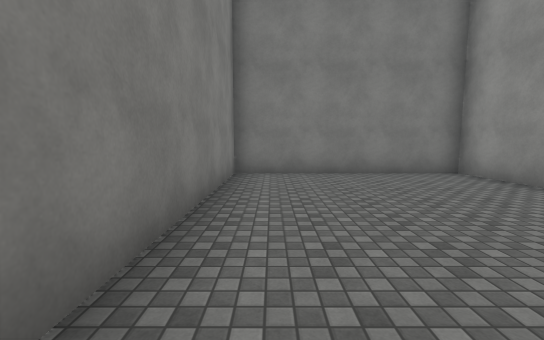
View 1 (above)

24 first-person views from a walk through a scene from a Unity 3-D project. The camera is 1.5 m above the floor, tilts 6° down and sees 90° across. The floor is counted in squares, 2 m on a side. Each view is taken from the middle of a square. On the plan, view 1 faces up. The plan holds only what a view shows up to about 10 squares ahead; the rest is blank. The place goes on beyond the plan. The player character is not drawn. Surface patterns are stand-ins for the level's own textures.

View 2
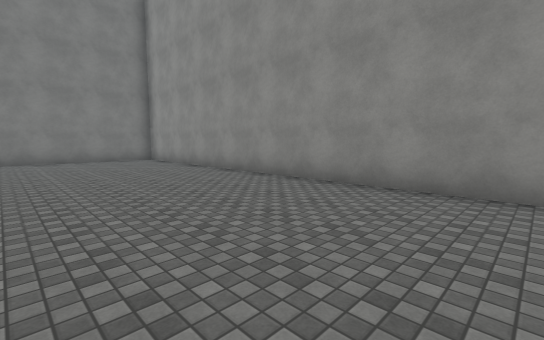

View 3
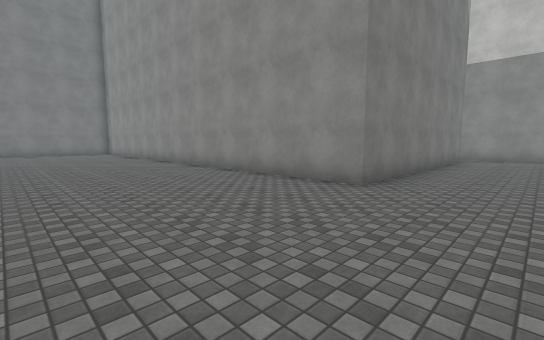

View 4
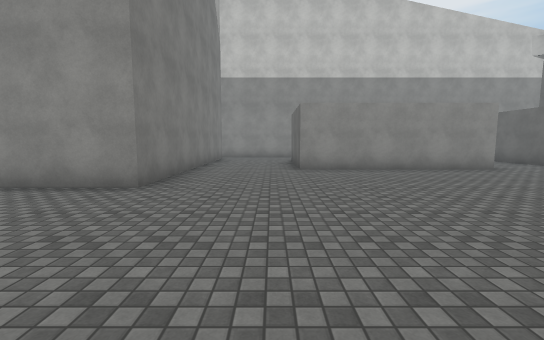

View 5
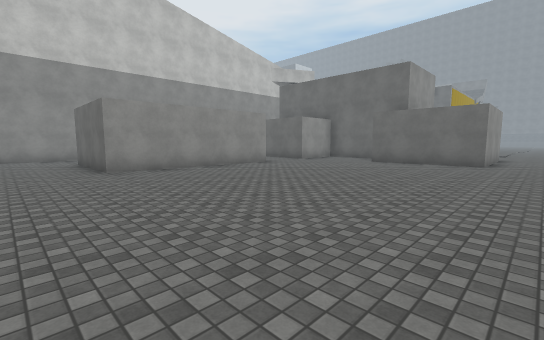

View 6
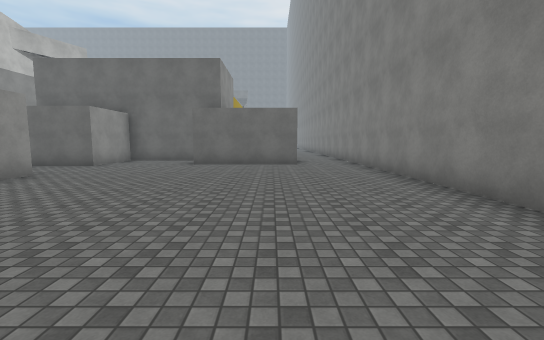

View 7
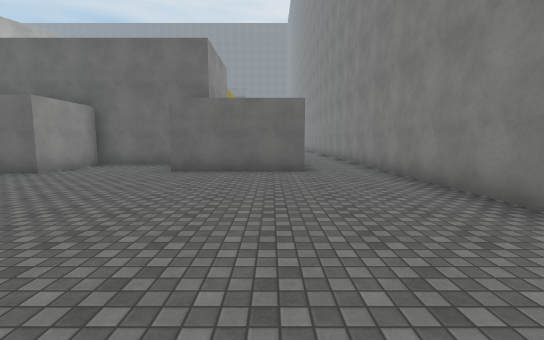

View 8
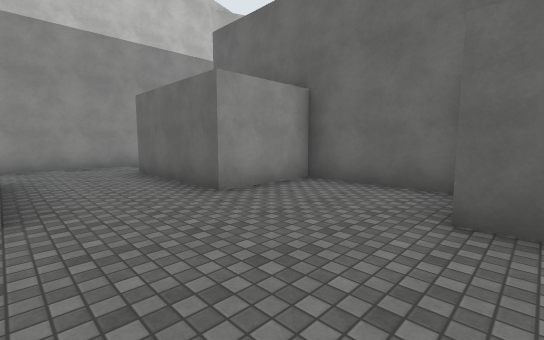

View 9
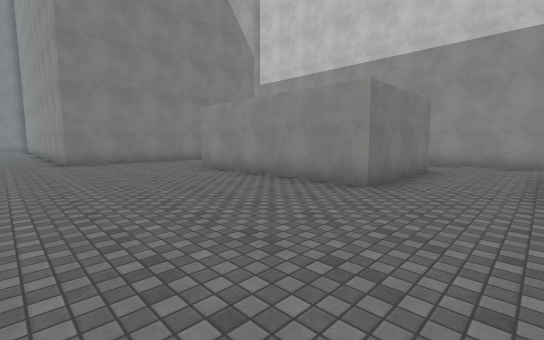

View 10
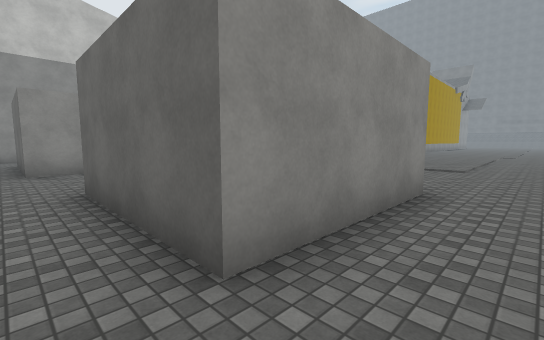

View 11
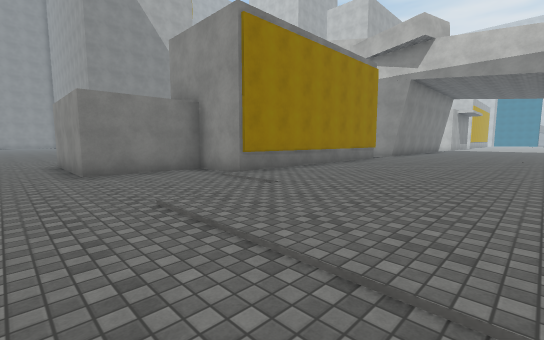

View 12
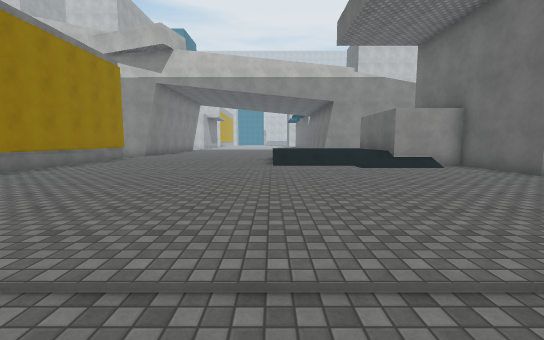

View 13
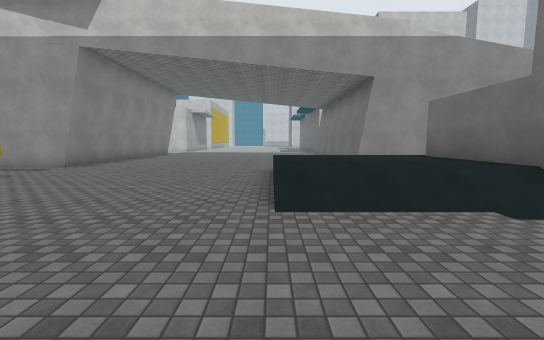

View 14
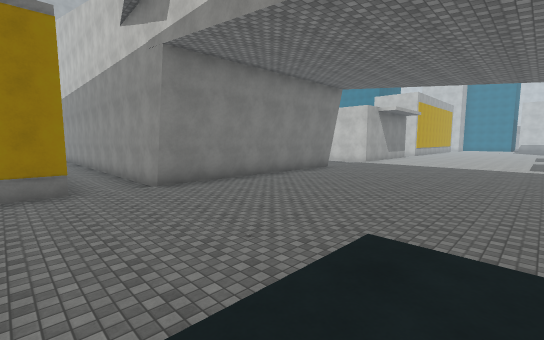

View 15
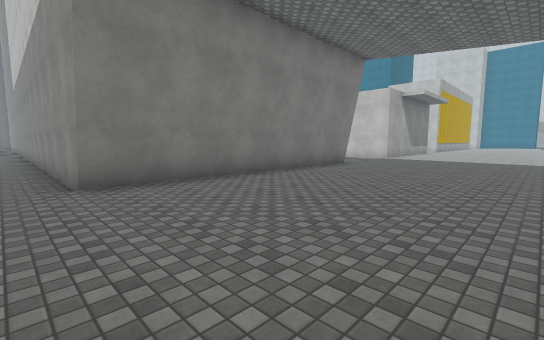

View 16
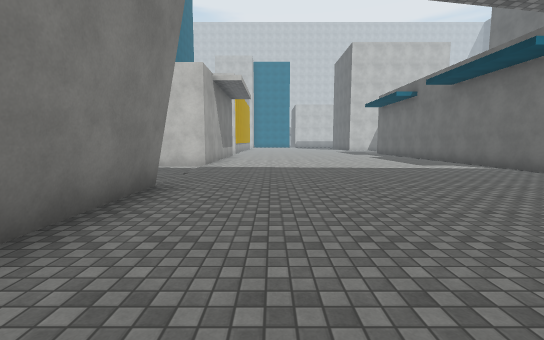

View 17
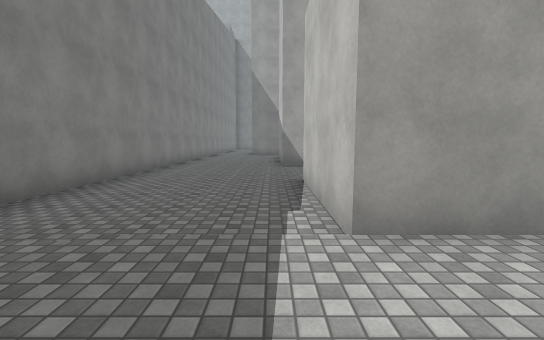

View 18
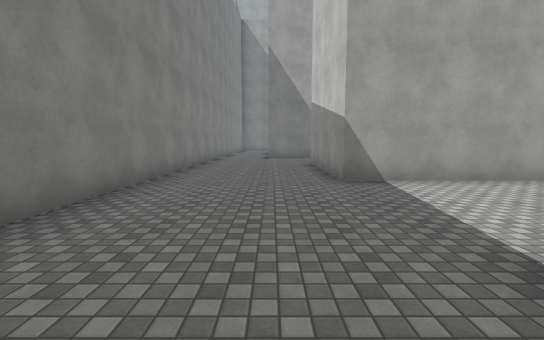

View 19
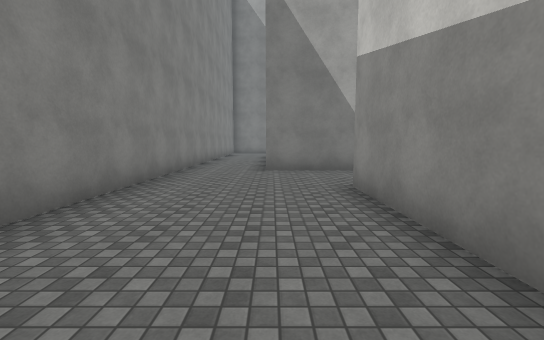

View 20
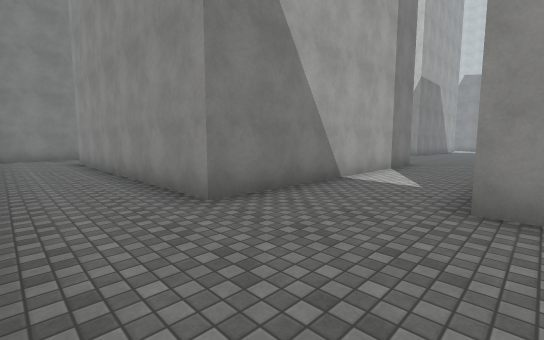

View 21
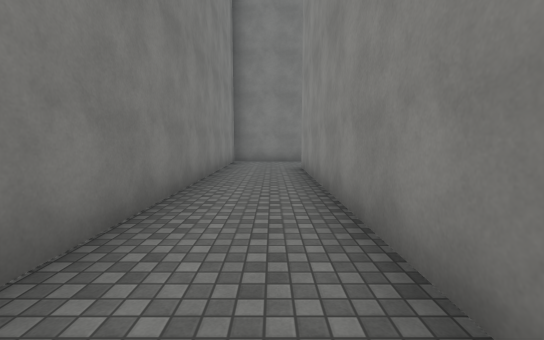

View 22
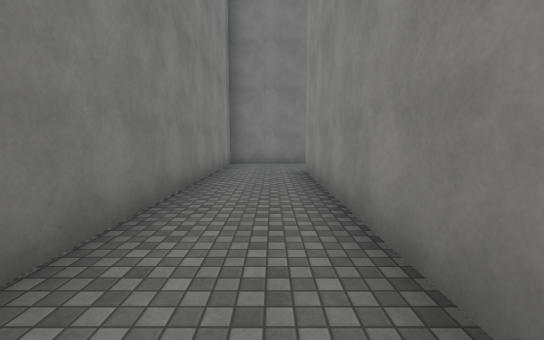

View 23
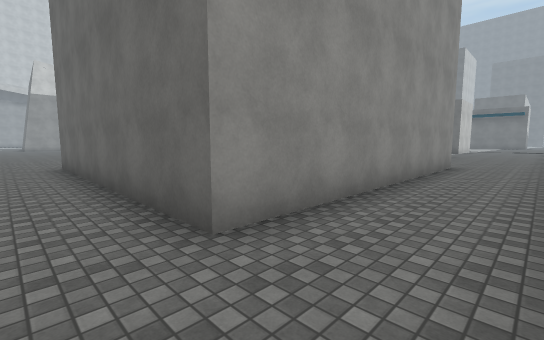

View 24
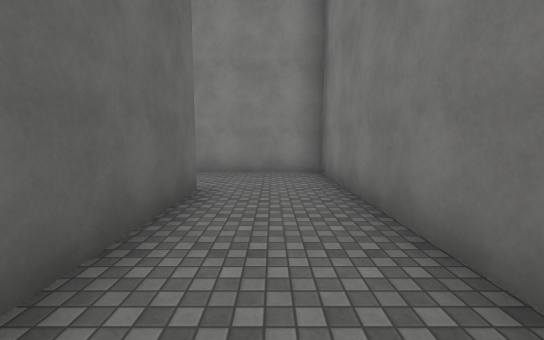

### Floor plan
Key: @ floor where view 1 was taken; # wall or solid block; . main floor; : floor 1 m higher than the main floor; / step, stairs or slope; = window, fence, low wall or low ledge.
Columns run from 1 left of view 1 to 27 right of it. Each row starts with its distance up from view 1.
  7 #######
  6 #.....#
  5 #.....#
  4 #.....#
  3 #.....#
  2 #.....#
  1 #.....#
  0  @....#              #######
 -1  .....#              #......
 -2  .....#              #.......
 -3  .....#              #.......
 -4  .....#              #..#####
 -5  .....#              #..#
 -6  .....#              #..#
 -7  .....#              #..#
 -8  .....########       #..#
 -9  .............       #..#
-10  .............#      #..#
-11  .............#      #..#####
-12  ........###..       #.......
-13  ........#           #.......
-14 #........#           #....#
-15 #........#           #....#
-16 #........#   .#      #....#
-17 #........###..#      #....#
-18 #.............#      #....###
-19 #.............#      #.......
-20 #..###...### .#      #......
-21 #..#  ...#   .#      #.....
-22 #..#  ####   .#      #....#
-23 #..###       .#      #....#
-24  ....#       .#      #....#
-25  ....########.########....##
-26  ...........................
-27  ...........................
-28  ...........................
-29  ...........................
-30  ...........................
-31  ......../====..............
-32  ......../::::..............
-33  ......../::::         .....
-34     ...../::://         ####
-35      ..../####/
-36       .../#

Positions as (right, up) in squares from view 1, and headings:
1: (0, 0), facing up
2: (0, -5), facing up-right
3: (0, -11), facing up-right
4: (0, -11), facing right
5: (0, -10), facing down-right
6: (2, -11), facing down
7: (2, -13), facing down
8: (4, -17), facing down-right
9: (3, -19), facing up-right
10: (0, -19), facing down-right
11: (0, -30), facing up-right
12: (0, -31), facing right
13: (5, -31), facing right
14: (10, -32), facing up-right
15: (12, -30), facing up-right
16: (16, -27), facing right
17: (24, -27), facing up
18: (23, -23), facing up
19: (23, -18), facing up
20: (21, -14), facing up-right
21: (22, -11), facing up
22: (22, -10), facing up
23: (21, -2), facing down-right
24: (27, -2), facing left
